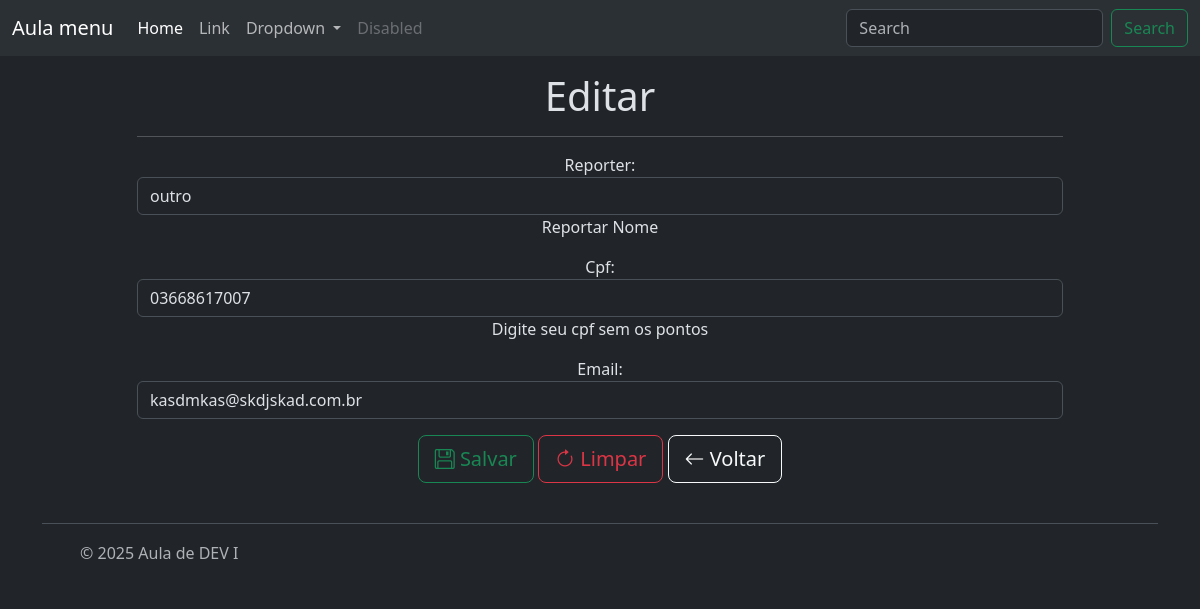
The app's page /relacionamentos/reporter/funcao/update/6 (signed in) with its own data.
### relacionamentos/models/reporter.py (models this page shows, shortened)
class Reporter(BaseModel):
    nome = models.CharField(max_length = 100,
                            validators=[MinLengthValidator(3)],
                            verbose_name='Reporter',
                            help_text=('Reportar Nome'))
    cpf = models.CharField(max_length = 11,
                           validators=[MinLengthValidator(11), validate_cpf],
                           help_text=('Digite seu cpf sem os pontos'),)
    email = models.CharField(max_length = 255,)
    objects = ReporterManager()

### relacionamentos/views/reporter.py (the view)
# urls.py: path('reporter/funcao/update/<int:reporter_id>', reporter_update, name='reporter_funcao_update'),
@login_required
@permission_required("relacionamentos.view_reporter", raise_exception=True)
@require_http_methods(["GET", "POST"])
def reporter_update(request, reporter_id):
    reporter = get_object_or_404(Reporter, pk=reporter_id)
    if request.method == 'POST':
        form = ReporterForm(request.POST, instance=reporter)
        if form.is_valid():
            form.save()
            return redirect('relacionamentos:reporter_funcao_list')
    else:
        form = ReporterForm(instance=reporter)
    contexto = {
        'form': form,
        'reporter': reporter,
    }
    return render(request, 'exemplos/update.html', contexto)

### relacionamentos/forms/reporter.py
class ReporterForm(BaseForm):
    class Meta:
        model = Reporter
        fields = '__all__'

### relacionamentos/templates/exemplos/update.html (shortened to what this page needs)
{% extends 'base.html' %}
{% block title %}
    <h1>Editar</h1>
{% endblock title %}
{% block content %}
    <form id="Reporter"
          action="{% url 'relacionamentos:reporter_funcao_update' reporter.id %}"
          method="post">
        {{form.as_p  }}
        <button type="submit" class="btn btn-outline-success btn-lg"
                form="Reporter" value="Salvar"><i class="bi bi-floppy"></i>
                Salvar</button>
        <button type="reset" name="reset" class="btn btn-outline-danger btn-lg"
                form="Reporter" value="Reset"><i class="bi bi-arrow-clockwise"></i>
                Limpar</button>
        <a class="btn btn-outline-light btn-lg" role="button"
           href="{% url 'relacionamentos:reporter_funcao_list' %}">
            <i class="bi bi-arrow-left"></i>
                Voltar</a>
    </form>
{% endblock content %}

### records on screen
Reporter: nome "outro", cpf "03668617007", email "kasdmkas@skdjskad.com.br"
